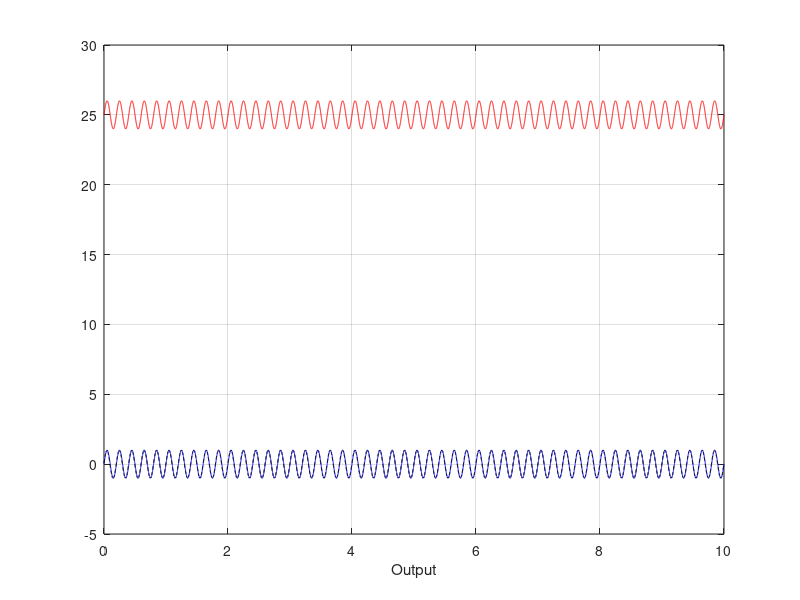

Reproduce this figure in MATLAB.
clear all; clc;

dt      = 0.001;
t       = [0:dt:10]';
y       = sin(2*pi*t*5);
noise   = 2.5;
noise   = 25;
% noise   = 0.2*sin(2*pi*0.1*t);
y_noise = y + noise; 

plot(t, y_noise, 'r'); hold on; grid on;
plot(t, y, 'b')
xlabel('Time(s)')
xlabel('Output')
%%

uin = y_noise;

fc    = 0.5;
alpha = 1/(1+2*pi*fc*dt);

for i = 1:length(t)
    if i == 1
        uout(i) = (1-alpha)*uin(i);
    else
        uout(i) = alpha*uout(i-1) + alpha*((uin(i)-uin(i-1)));
    end
end


plot(t, uout,'k--')
xlabel('Time(s)')
xlabel('Output')
